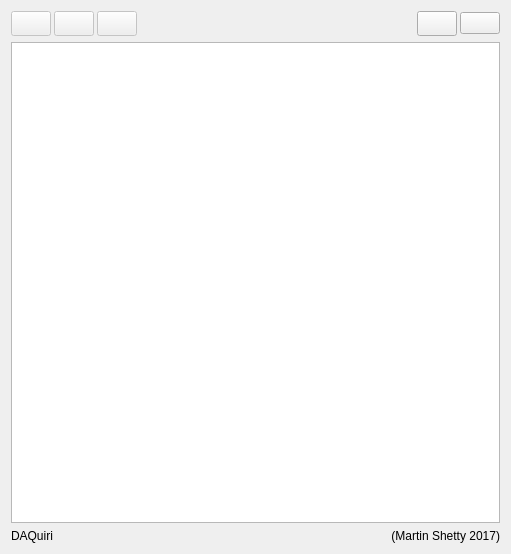
<?xml version="1.0" encoding="UTF-8"?>
<ui version="4.0">
 <class>WidgetProfiles</class>
 <widget class="QWidget" name="WidgetProfiles">
  <property name="geometry">
   <rect>
    <x>0</x>
    <y>0</y>
    <width>511</width>
    <height>554</height>
   </rect>
  </property>
  <property name="sizePolicy">
   <sizepolicy hsizetype="Minimum" vsizetype="Preferred">
    <horstretch>0</horstretch>
    <verstretch>0</verstretch>
   </sizepolicy>
  </property>
  <property name="minimumSize">
   <size>
    <width>0</width>
    <height>0</height>
   </size>
  </property>
  <property name="windowTitle">
   <string>Qpx setting profiles</string>
  </property>
  <layout class="QGridLayout" name="gridLayout">
   <item row="0" column="0">
    <layout class="QHBoxLayout" name="horizontalLayout_46">
     <property name="spacing">
      <number>3</number>
     </property>
     <property name="sizeConstraint">
      <enum>QLayout::SetMaximumSize</enum>
     </property>
     <item>
      <widget class="QPushButton" name="pushApply">
       <property name="enabled">
        <bool>false</bool>
       </property>
       <property name="sizePolicy">
        <sizepolicy hsizetype="Maximum" vsizetype="Fixed">
         <horstretch>0</horstretch>
         <verstretch>0</verstretch>
        </sizepolicy>
       </property>
       <property name="minimumSize">
        <size>
         <width>0</width>
         <height>25</height>
        </size>
       </property>
       <property name="maximumSize">
        <size>
         <width>16777215</width>
         <height>25</height>
        </size>
       </property>
       <property name="toolTip">
        <string>Apply profile</string>
       </property>
       <property name="text">
        <string/>
       </property>
       <property name="icon">
        <iconset resource="resources/icons.qrc">
         <normaloff>:/icons/oxy/16/games_endturn.png</normaloff>:/icons/oxy/16/games_endturn.png</iconset>
       </property>
       <property name="iconSize">
        <size>
         <width>16</width>
         <height>16</height>
        </size>
       </property>
      </widget>
     </item>
     <item>
      <widget class="QPushButton" name="pushApplyBoot">
       <property name="enabled">
        <bool>false</bool>
       </property>
       <property name="sizePolicy">
        <sizepolicy hsizetype="Maximum" vsizetype="Fixed">
         <horstretch>0</horstretch>
         <verstretch>0</verstretch>
        </sizepolicy>
       </property>
       <property name="minimumSize">
        <size>
         <width>0</width>
         <height>25</height>
        </size>
       </property>
       <property name="maximumSize">
        <size>
         <width>16777215</width>
         <height>25</height>
        </size>
       </property>
       <property name="toolTip">
        <string>Apply and boot</string>
       </property>
       <property name="text">
        <string/>
       </property>
       <property name="icon">
        <iconset resource="resources/icons.qrc">
         <normaloff>:/icons/boot16.png</normaloff>:/icons/boot16.png</iconset>
       </property>
       <property name="iconSize">
        <size>
         <width>16</width>
         <height>16</height>
        </size>
       </property>
      </widget>
     </item>
     <item>
      <widget class="QPushButton" name="pushDelete">
       <property name="enabled">
        <bool>false</bool>
       </property>
       <property name="sizePolicy">
        <sizepolicy hsizetype="Maximum" vsizetype="Fixed">
         <horstretch>0</horstretch>
         <verstretch>0</verstretch>
        </sizepolicy>
       </property>
       <property name="minimumSize">
        <size>
         <width>0</width>
         <height>25</height>
        </size>
       </property>
       <property name="maximumSize">
        <size>
         <width>16777215</width>
         <height>25</height>
        </size>
       </property>
       <property name="toolTip">
        <string>Apply and boot</string>
       </property>
       <property name="text">
        <string/>
       </property>
       <property name="icon">
        <iconset resource="resources/icons.qrc">
         <normaloff>:/icons/oxy/16/editdelete.png</normaloff>:/icons/oxy/16/editdelete.png</iconset>
       </property>
       <property name="iconSize">
        <size>
         <width>16</width>
         <height>16</height>
        </size>
       </property>
      </widget>
     </item>
     <item>
      <spacer name="horizontalSpacer_7">
       <property name="orientation">
        <enum>Qt::Horizontal</enum>
       </property>
       <property name="sizeType">
        <enum>QSizePolicy::MinimumExpanding</enum>
       </property>
       <property name="sizeHint" stdset="0">
        <size>
         <width>40</width>
         <height>20</height>
        </size>
       </property>
      </spacer>
     </item>
     <item>
      <widget class="QPushButton" name="pushCreate">
       <property name="enabled">
        <bool>true</bool>
       </property>
       <property name="sizePolicy">
        <sizepolicy hsizetype="Maximum" vsizetype="Fixed">
         <horstretch>0</horstretch>
         <verstretch>0</verstretch>
        </sizepolicy>
       </property>
       <property name="minimumSize">
        <size>
         <width>0</width>
         <height>25</height>
        </size>
       </property>
       <property name="maximumSize">
        <size>
         <width>16777215</width>
         <height>25</height>
        </size>
       </property>
       <property name="toolTip">
        <string>Apply and boot</string>
       </property>
       <property name="text">
        <string/>
       </property>
       <property name="icon">
        <iconset resource="resources/icons.qrc">
         <normaloff>:/icons/oxy/16/document_new.png</normaloff>:/icons/oxy/16/document_new.png</iconset>
       </property>
       <property name="iconSize">
        <size>
         <width>16</width>
         <height>16</height>
        </size>
       </property>
      </widget>
     </item>
     <item>
      <widget class="QPushButton" name="OutputDirFind">
       <property name="minimumSize">
        <size>
         <width>0</width>
         <height>0</height>
        </size>
       </property>
       <property name="toolTip">
        <string>Choose settings folder</string>
       </property>
       <property name="text">
        <string/>
       </property>
       <property name="icon">
        <iconset resource="resources/icons.qrc">
         <normaloff>:/icons/oxy/16/kfm.png</normaloff>:/icons/oxy/16/kfm.png</iconset>
       </property>
       <property name="iconSize">
        <size>
         <width>16</width>
         <height>16</height>
        </size>
       </property>
      </widget>
     </item>
    </layout>
   </item>
   <item row="2" column="0">
    <layout class="QHBoxLayout" name="horizontalLayout_47">
     <property name="spacing">
      <number>3</number>
     </property>
     <property name="sizeConstraint">
      <enum>QLayout::SetMaximumSize</enum>
     </property>
     <item>
      <widget class="QLabel" name="label">
       <property name="text">
        <string>DAQuiri</string>
       </property>
      </widget>
     </item>
     <item>
      <widget class="QLabel" name="label_2">
       <property name="text">
        <string>(Martin Shetty 2017)</string>
       </property>
       <property name="alignment">
        <set>Qt::AlignRight|Qt::AlignTrailing|Qt::AlignVCenter</set>
       </property>
      </widget>
     </item>
    </layout>
   </item>
   <item row="1" column="0">
    <widget class="QTableWidget" name="tableProfiles2"/>
   </item>
  </layout>
 </widget>
 <resources>
  <include location="resources/icons.qrc"/>
 </resources>
 <connections/>
</ui>
